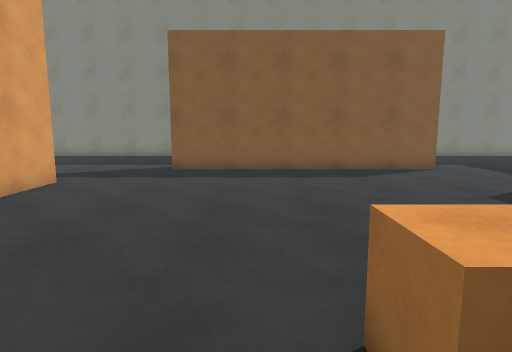
[1] (above)

21 first-person views from a walk through a Unity game level. The camera is 1.5 m above the floor, tilts 8° down and sees 75° across. The floor is counted in squares, 1 m on a side. Each view is taken from the middle of a square. On the plan, view 1 faces up. The plan holds only what a view shows up to about 15 squares ahead; the rest is blank.

[2]
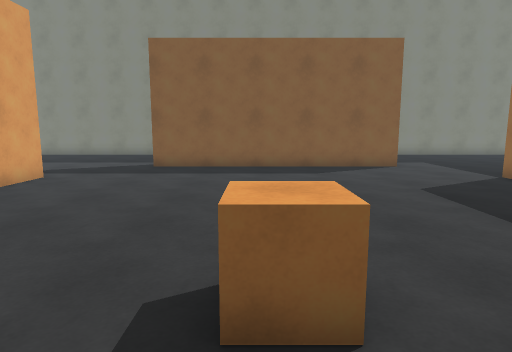

[3]
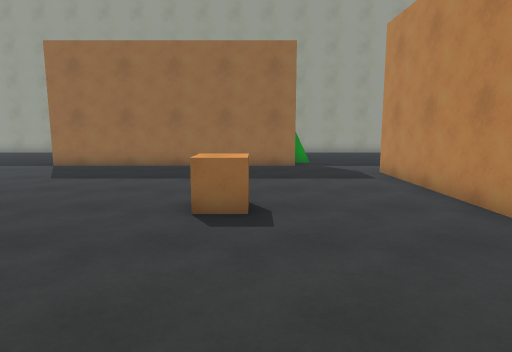

[4]
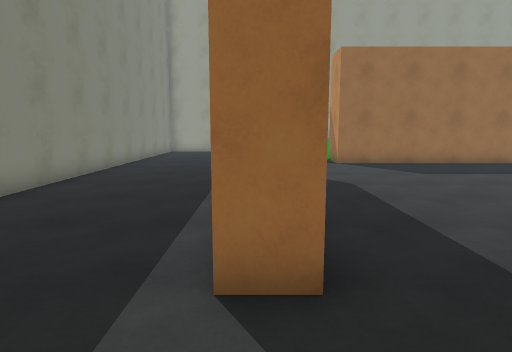

[5]
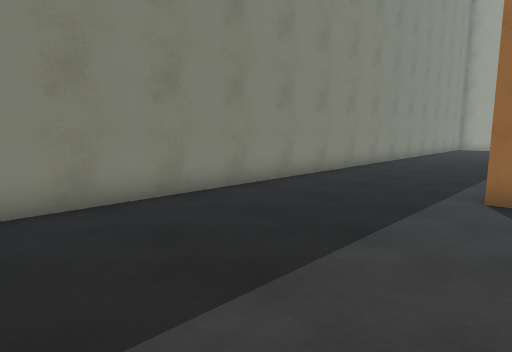

[6]
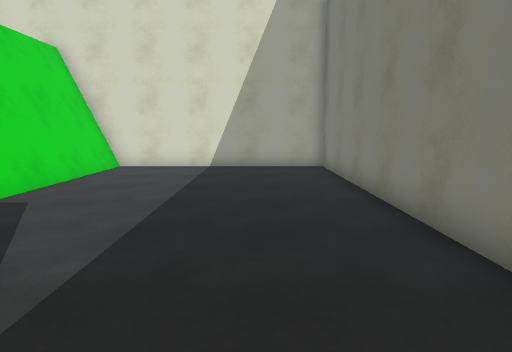

[7]
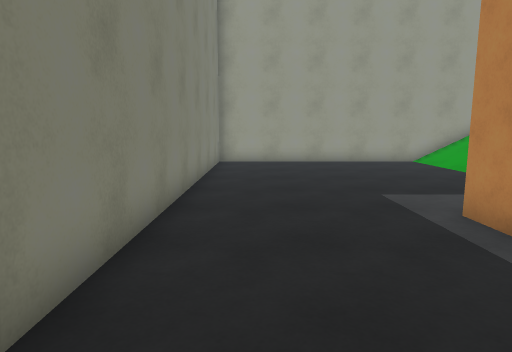

[8]
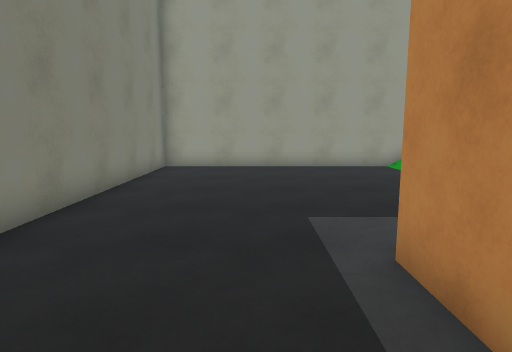

[9]
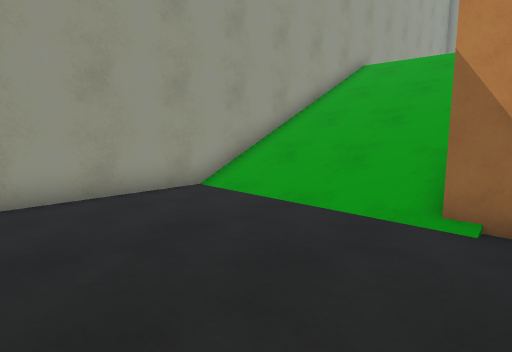

[10]
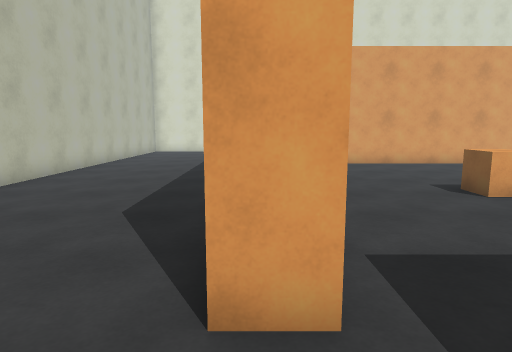

[11]
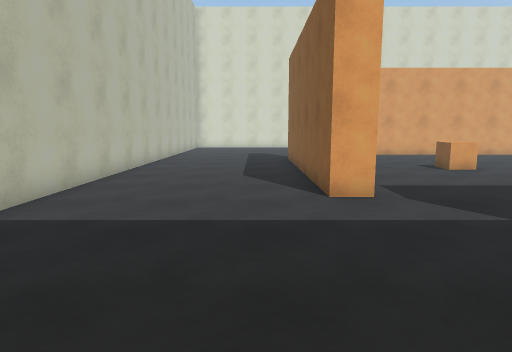

[12]
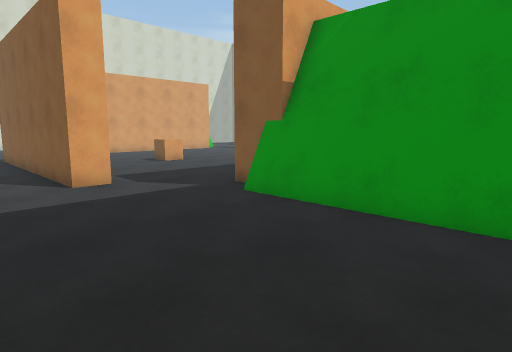

[13]
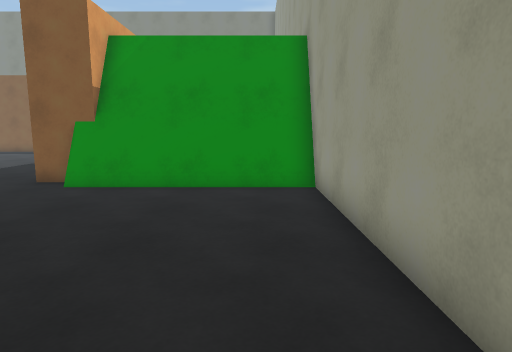

[14]
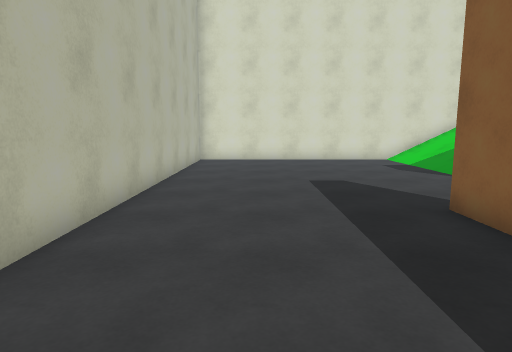

[15]
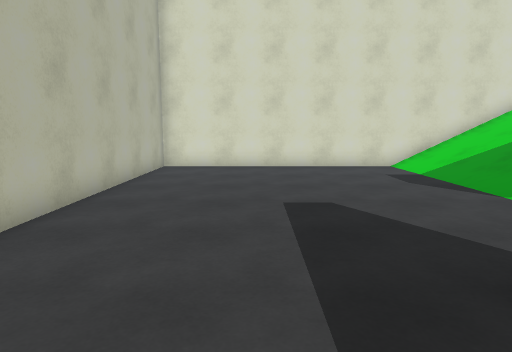

[16]
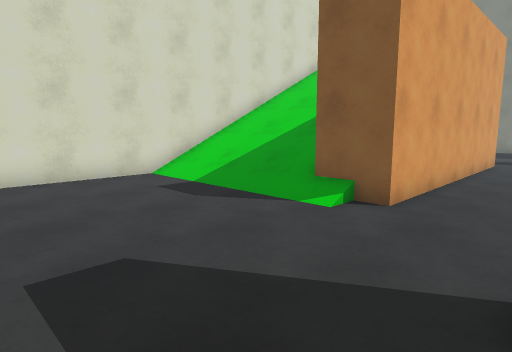

[17]
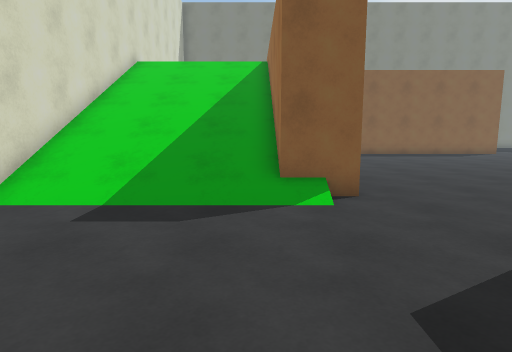

[18]
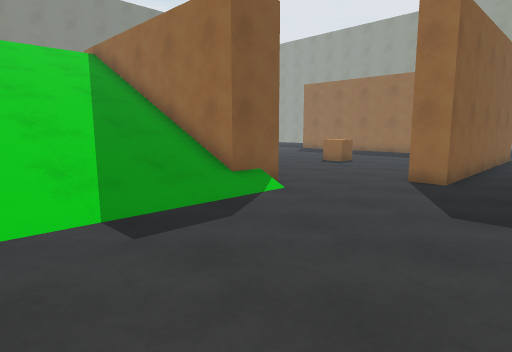

[19]
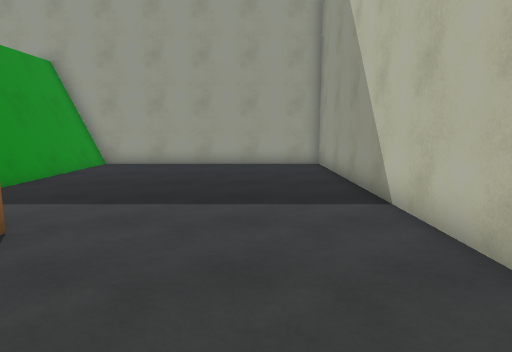

[20]
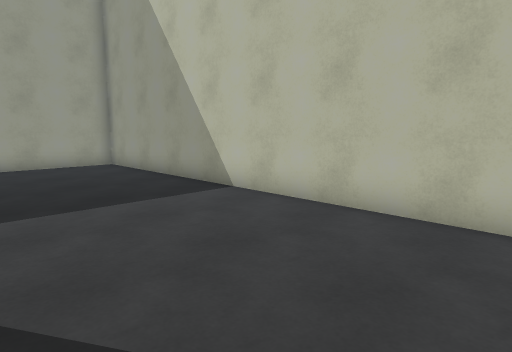

[21]
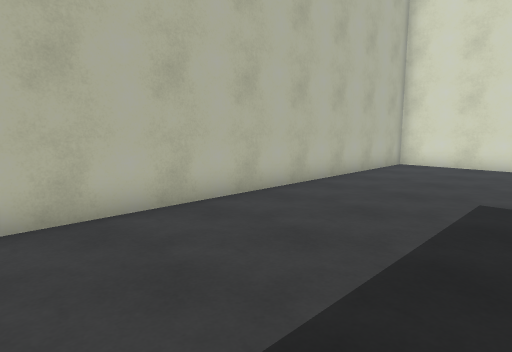

### Floor plan
Key: @ floor where view 1 was taken; # wall or solid block; . floor; / step, stairs or slope; ^ raised ledge; v drop or lower ground; C orange cube.
Columns run from 14 left of view 1 to 17 right of it. Each row starts with its distance up from view 1.
 19 ################################
 18 #..............................#
 17 #..............................#
 16 #..............................#
 15 #..............................#
 14 #..............................#
 13 #..........##########..........#
 12 #..............................#
 11 #..............................#
 10 ########.......................#
  9 #vvvvv ##..............##//////#
  8 #v////v^#..............# //////#
  7 #//////^#..............# //////#
  6 #//////^#..............# //////#
  5 #//////##..............#  /////#
  4 #//////##..............#  /////#
  3 #//////##..............## /////#
  2 #//////##......CC......#^  ////#
  1 #//////##......C.......#^//////#
  0 #//////##.....@........## vvvvv#
 -1 #///////................########
 -2 #..............................#
 -3 #..........#   ######..........#
 -4 #..........##########..........#
 -5 #..............................#
 -6 #..............................#
 -7 #..............................#
 -8 #..............................#
 -9 #..............................#
-10 #..............................#
-11 ################################

Positions as (right, up) in squares from view 1, and headings:
1: (0, 0), facing up
2: (1, -1), facing up
3: (-5, 1), facing right
4: (-6, 13), facing right
5: (-11, 12), facing up-right
6: (0, 16), facing left
7: (1, 17), facing right
8: (3, 15), facing right
9: (9, 15), facing down-right
10: (9, -4), facing left
11: (14, -6), facing left
12: (16, -7), facing up-left
13: (15, -10), facing up
14: (3, -8), facing left
15: (0, -7), facing left
16: (-3, -7), facing up-left
17: (-8, -8), facing up
18: (-13, -7), facing up-right
19: (2, -8), facing right
20: (2, -5), facing down-right
21: (1, -5), facing down-left
